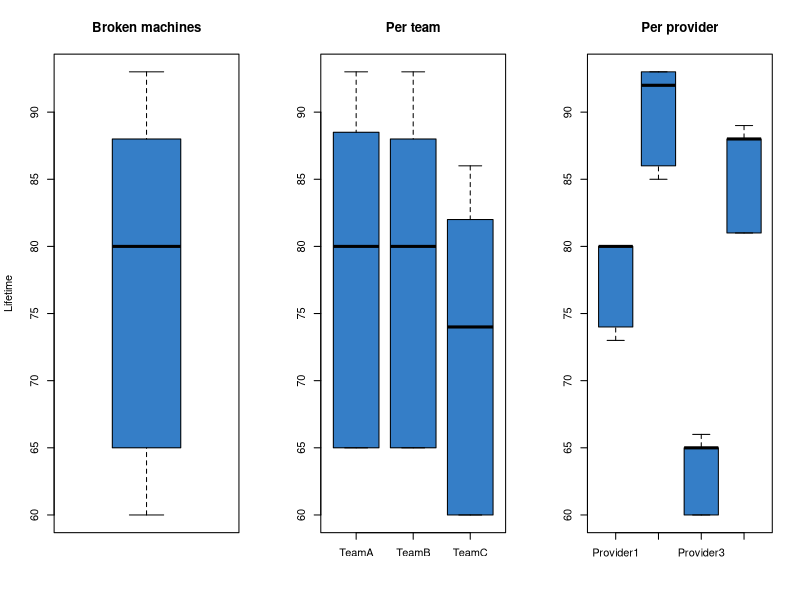
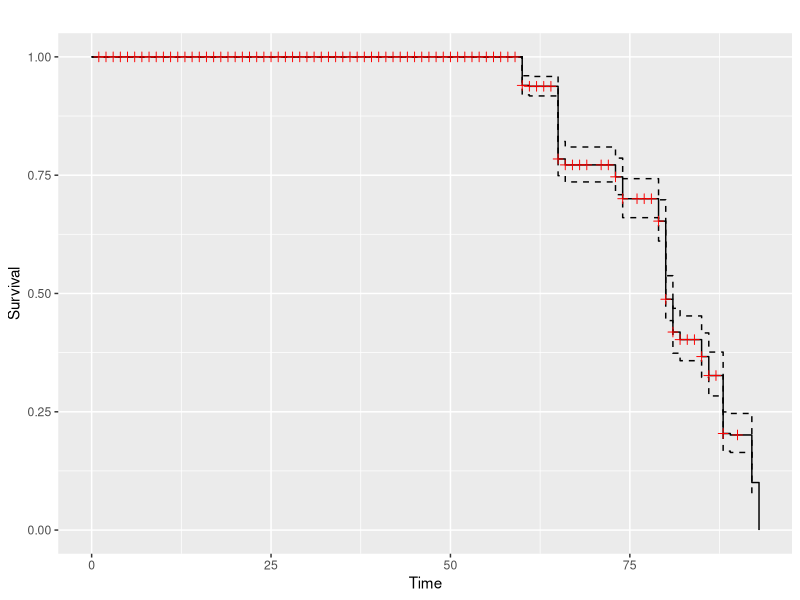
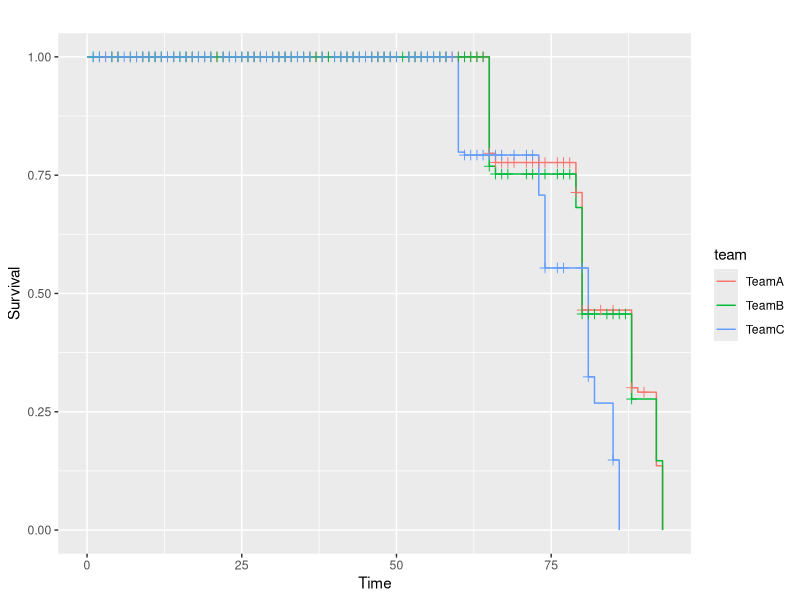
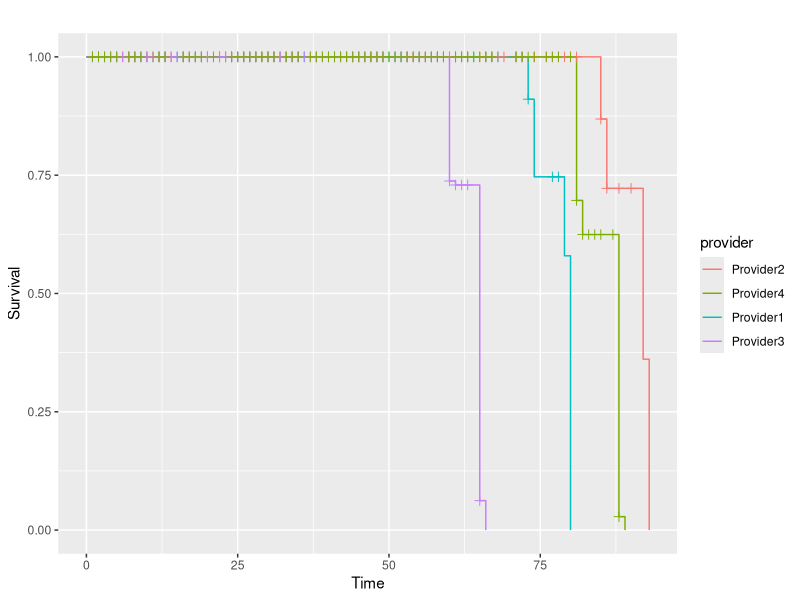

The R script that drew these images, in order: (Note: this script raises an error after producing the figures.)
#libraries
library(dplyr)
library(ggplot2)
library(survival)

#goal - Can you predict which machines will break next?
#The solution will predict which machine will break next and propose 
#some reasons about why these machines have different lifetimes. 
#A survival analysis is a good choice as we can visualise the machine’s lifetime very easily.

#load data
mydata <- read.csv("maintenance_data.csv")

#summary
summary(mydata)

#exploration of data
## When do machine breack on average?
maintenance_broken <- mydata %>% filter(broken == 1)
par(mfrow=c(1,3))
boxplot(lifetime~broken,data=maintenance_broken, main="Broken machines", xlab="", 
        ylab="Lifetime",col="#357EC7")
boxplot(lifetime~team,data=maintenance_broken, main="Per team", xlab="", ylab="",col="#357EC7")
boxplot(lifetime~provider,data=maintenance_broken, main="Per provider", xlab="", ylab="",col="#357EC7")

#survival analysis
dependantvars = Surv(mydata$lifetime, mydata$broken)

# Create model (use the gaussian method)
survreg = survreg(dependantvars~pressureInd+moistureInd+temperatureInd+team+provider, 
                  dist="gaussian",data=mydata)
print(survreg)

#visualize survival
library(GGally)
maintenance_graph <- survfit(Surv(lifetime,broken) ~ 1, data = mydata)
ggsurv(maintenance_graph)

#per team
maintenance_graph2 <- survfit(Surv(lifetime,broken) ~ team, data = mydata)
ggsurv(maintenance_graph2)

#provider
maintenance_graph3 <- survfit(Surv(lifetime,broken) ~ provider, data = mydata)
ggsurv(maintenance_graph3)

#summary
summary(surveg)

#prediction
# Predict
# p = percentile = 0,5 = expected median
Ebreak=predict(survreg, newdata=mydata, type="quantile", p=.5)

# Make forecast
Forecast=data.frame(Ebreak)
Forecast$lifetime=mydata$lifetime
Forecast$broken=mydata$broken

# Computed Expected Remaining Lifetime (remainingLT)
Forecast$RemainingLT=Forecast$Ebreak-mydata$lifetime

# Order the elements by Expected Remaining Lifetime
Forecast=Forecast[order(Forecast$RemainingLT),]

# Keep only those who are not broken yet
ActionsPriority=Forecast[Forecast$broken==0,]
ActionsPriorityDT <- head(ActionsPriority, n=20)
